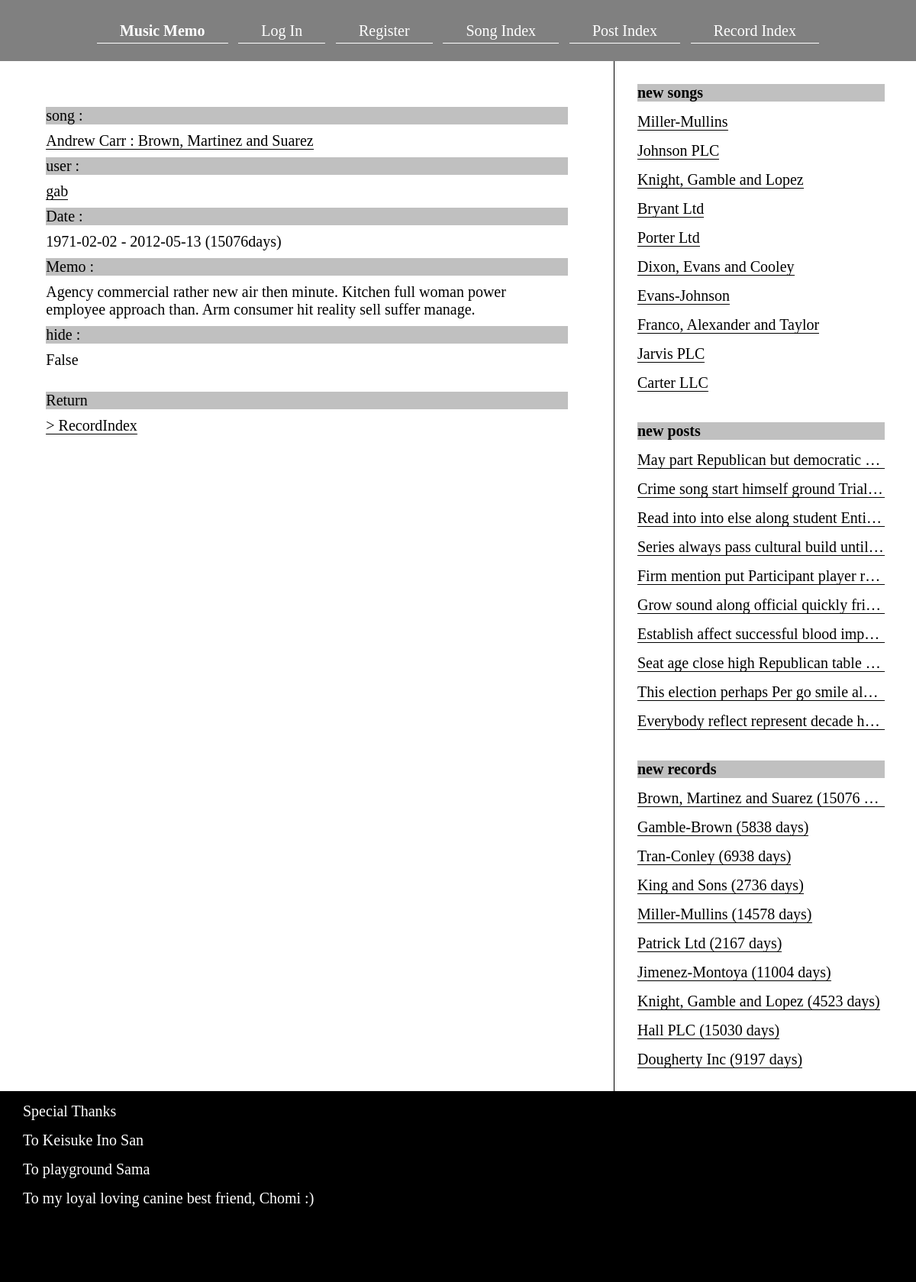
/record_detail/100/, run on the app's committed database.
### music_memo/models.py (models this page shows, shortened)
class Record(models.Model):
    memo = models.TextField()
    date_start = models.DateField(null=True, blank=True, default=timezone.now)
    date_end = models.DateField(null=True, blank=True)
    created_at = models.DateTimeField(auto_now_add=True)
    song = models.ForeignKey(Song, on_delete=models.CASCADE)
    hide = models.BooleanField(default=False)
    user = models.ForeignKey(User, on_delete=models.CASCADE)
    def days(self):
        if self.date_start and self.date_end:
            delta = self.date_end - self.date_start
            return delta.days
        else:
            return None

class Song(models.Model):
    title = models.CharField(max_length=50)
    singer = models.CharField(max_length=50)
    song_published_at = models.DateField()
    user = models.ForeignKey(User, on_delete=models.CASCADE)
    def __str__(self):
        return f'{self.singer} : {self.title}'
    class Meta:
        ordering = ('singer', 'title',)
        unique_together = ['title', 'singer']

class User(AbstractBaseUser, PermissionsMixin):
    username_validator = ASCIIUsernameValidator()
    username = models.CharField(_("username"), max_length=50, validators=[username_validator])
    email = models.EmailField(_("email"), unique=True)
    description = models.TextField(_("description"), blank=True, null=True)
    is_staff = models.BooleanField(_("is_staff"), default=False)
    is_active = models.BooleanField(_("is_active"), default=True)
    date_joined = models.DateTimeField(_("date joined"), default=timezone.now)
    hide_your_posts = models.BooleanField(_("hide_your_posts"), default=False)
    hide_favorite_posts = models.BooleanField(_("hide_favorite_posts"), default=False)
    hide_your_records = models.BooleanField(_("hide_your_records"), default=False)
    objects = UserManager()
    USERNAME_FIELD = "email"
    EMAIL_FIELD = "email"
    REQUIRED_FIELDS = ['username']
    class Meta:
        ordering = ['date_joined']

class Post(models.Model):
    title = models.CharField(max_length=50)
    text = models.TextField()
    created_at = models.DateTimeField(auto_now_add=True)
    updated_at = models.DateTimeField(auto_now=True, blank=True, null=True)
    image = models.ImageField(null=True, blank=True, upload_to="images/")
    song = models.ForeignKey(Song, on_delete=models.CASCADE)
    hide = models.BooleanField(default=False)
    user = models.ForeignKey(User, on_delete=models.CASCADE)
    class Meta:
        ordering = ('song',)
    class Meta:
        constraints = [UniqueConstraint(fields=['user', 'song'], name='unique_post')]

### music_memo/views.py (the view)
# urls.py: path('record_detail/<int:pk>/', RecordDetailView.as_view(), name='record_detail'),
class RecordDetailView(DetailView):
    model = Record
    context_object_name = 'record'
    template_name = 'htmls/record_detail.html'
    def get(self, request, *args, **kwargs):
        record = self.get_object()
        if record.hide and record.user != self.request.user:
            return redirect('error')
        return super().get(request, *args, **kwargs)

### music_memo/context_processors.py (called while the page is built)
def side_new_songs(request):
    side_new_songs = Song.objects.order_by('-pk')[:10]
    return {'side_new_songs': side_new_songs}

def side_new_posts(request):
    side_new_posts = Post.objects.filter(hide=False).order_by('-pk')[:10]
    return {'side_new_posts': side_new_posts}

def side_new_records(request):
    side_new_records = Record.objects.filter(hide=False, date_start__isnull=False, date_end__isnull=False).order_by('-pk')[:10]
    return {'side_new_records': side_new_records}

### templates/htmls/record_detail.html (shortened to what this page needs)
{% extends 'htmls/base.html' %}
{% block main %}
<div class="record_detail">
    <div class="record_info">
        <p class="bgc">song : </p>
        <p><a href="{% url 'song_detail_record' pk=record.song.pk %}">{{ record.song }}</a></p>
        <p class="bgc">user : </p>
        <p><a href="{% url 'user_detail' pk=record.user.id %}">{{ record.user.username }}</a></p>
        <p class="bgc">Date : </p>
        <p>{{ record.date_start|date:"Y-m-d" }} - {{ record.date_end|date:"Y-m-d" }} {% if record.days %}({{ record.days }}days){% endif %}</p>
        <p class="bgc">Memo : </p>
        <p>{{ record.memo }}</p>
        <p class="bgc">hide : </p>
        <p>{{ record.hide }}</p>
    </div>
    <div class="return">
        <p class="bgc">Return</p>
        <p><a href="{% url 'record_index' %}">> RecordIndex</a></p>
    </div>
</div>
{% endblock %}

### templates/htmls/base.html (shortened to what this page needs)
{% load static %}
<!DOCTYPE html>
<html lang="en">
<head>
    <link rel="stylesheet" type="text/css" href="{% static 'css/styles.css' %}">
</head>
<body>
    <header>
            <nav id="nav">
                <ul>
                    <li><a href="{% url 'top' %}" class="bold">Music Memo</a></li>
                    {% if request.user.is_authenticated %}
                    <li><a href="{% url 'my_page' %}">My Page</a></li>
                    <li><a href="{% url 'logout' %}">Log Out</a></li>
                    {% else %}
                    <li><a href="{% url 'login' %}">Log In</a></li>
                    <li><a href="{% url 'user_create' %}">Register</a></li>
                    {% endif %}
                    <li><a href="{% url 'song_index' %}">Song Index</a></li>
                    <li><a href="{% url 'post_index' %}">Post Index</a></li>
                    <li><a href="{% url 'record_index' %}">Record Index</a></li>
                </ul>
            </nav>
    </header>
    <main>
        <div class="main">{% block main %}{% endblock %}</div>
        <div class="side">
            <ul>
                <p class="bold bgc">new songs</p>
                {% for song in side_new_songs %}
                    <p><a href="{% url 'song_detail_post' pk=song.pk %}">{{ song.title }}</a></p>
                {% endfor %}
            </ul>
            <ul>
                <p class="bold bgc">new posts</p>
                {% for post in side_new_posts %}
                    <p><a href="{% url 'post_detail' pk=post.pk %}">{{ post.title }}</a></p>
                {% endfor %}
            </ul>
            <ul>
                <p class="bold bgc">new records</p>
                {% for record in side_new_records %}
                    <p><a href="{% url 'record_detail' pk=record.pk %}">{{ record.song.title }} ({{ record.days }} days)</a></p>
                {% endfor %}
            </ul>
        </div>
    </main>
    <footer>
        <p>Special Thanks</p>
        <p>To Keisuke Ino San</p>
        <p>To playground Sama</p>
        <p>To my loyal loving canine best friend, Chomi :)</p>
    </footer>
</body>
</html>

### static/css/styles.css (style rules this page uses)
* { font-size: 20px; margin: 0; padding: 0; }
a { border-bottom: 1px solid black; color: black; text-decoration: none; }
li { list-style: none; }
p { margin-bottom: 10px; }
.bold { font-weight: bold; }
.bgc { background-color: silver; }
header { background: gray; height: 80px; position: fixed; text-align: center; width: 100%; }
header nav { height: 100%; width: 100%; }
header nav ul { display: flex; height: 100%; margin: auto; width: 80%; }
header ul li { margin: auto; }
header ul li a { border-bottom: 1px solid white; color: white; padding: 5px 30px; }
.main, .side { float: left; margin-top: 80px; min-height: 100vh; }
.side { border-left: 1px solid black; width: 32%; padding: 10px 0; }
.main { padding: 30px 0; width: 67%; }
.side ul { padding: 5px 0; }
.side ul p { margin: 15px 30px; overflow: hidden; text-overflow: ellipsis; white-space: nowrap; }
footer { background: black; float: left; height: 250px; width: 100%; }
footer p { color: white; margin: 15px 30px; }
.direction, .edit, .like, .pagination, .return { margin: 30px 0; }
.post_index, .song_index, .record_index, .post_detail, .song_detail, .record_detail, .user_detail { margin: 30px auto; width: 85%; }

### data on the page
Record: song "Andrew Carr : Brown, Martinez and Suarez", user.username "gab", date_start "1971-02-02", date_end "2012-05-13", days "15076", memo "Agency commercial rather new air then minute. Kitchen full woman power employee approach than. Arm consumer hit reality sell suffer manage.", hide "False", song "Brown, Martinez and Suarez"
Song: title "Miller-Mullins"
Song: title "Johnson PLC"
Song: title "Knight, Gamble and Lopez"
Song: title "Bryant Ltd"
Song: title "Porter Ltd"
Song: title "Dixon, Evans and Cooley"
Song: title "Evans-Johnson"
Song: title "Franco, Alexander and Taylor"
Song: title "Jarvis PLC"
Song: title "Carter LLC"
Post: title "May part Republican but democratic…"
Post: title "Crime song start himself ground Trial…"
Post: title "Read into into else along student Enti…"
Post: title "Series always pass cultural build until…"
Post: title "Firm mention put Participant player r…"
Post: title "Grow sound along official quickly fri…"
Post: title "Establish affect successful blood imp…"
Post: title "Seat age close high Republican table…"
Post: title "This election perhaps Per go smile al…"
Post: title "Everybody reflect represent decade h…"
Record: song "Gamble-Brown", days "5838"
Record: song "Tran-Conley", days "6938"
Record: song "King and Sons", days "2736"
Record: song "Miller-Mullins", days "14578"
Record: song "Patrick Ltd", days "2167"
Record: song "Jimenez-Montoya", days "11004"
Record: song "Knight, Gamble and Lopez", days "4523"
Record: song "Hall PLC", days "15030"
Record: song "Dougherty Inc", days "9197"
